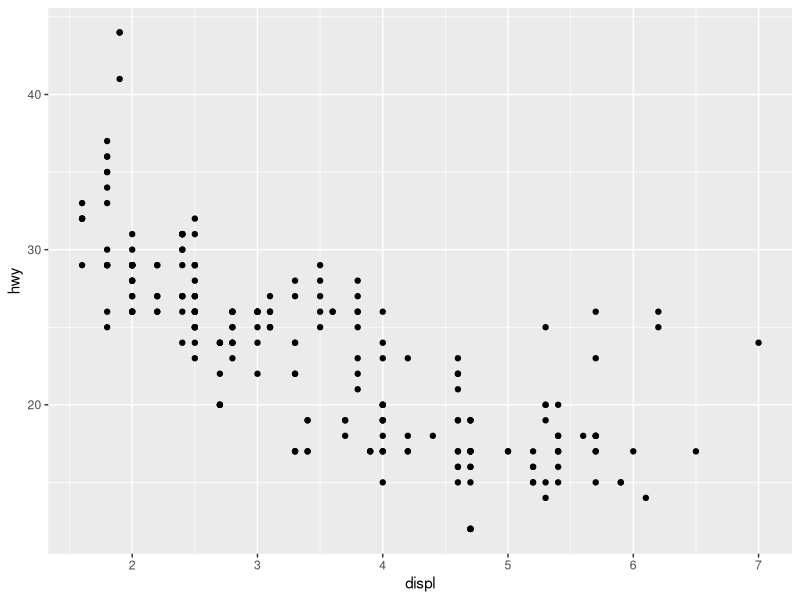
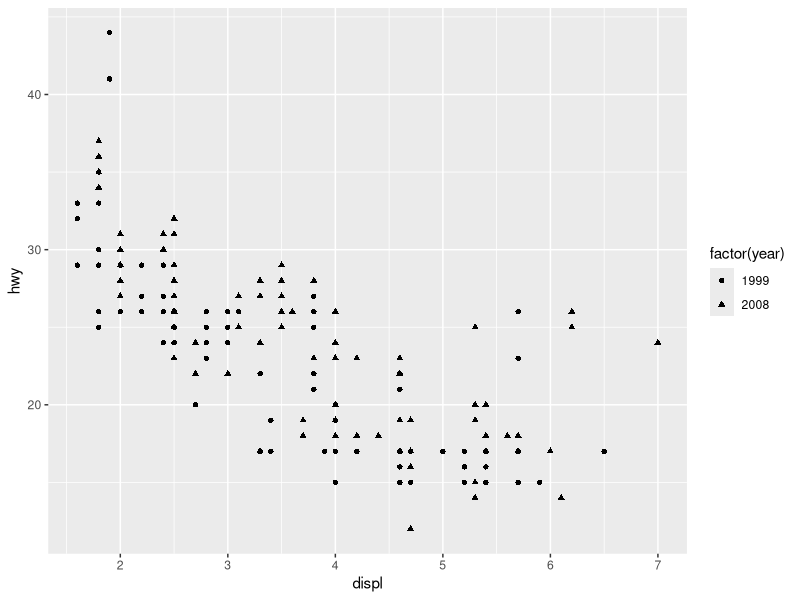
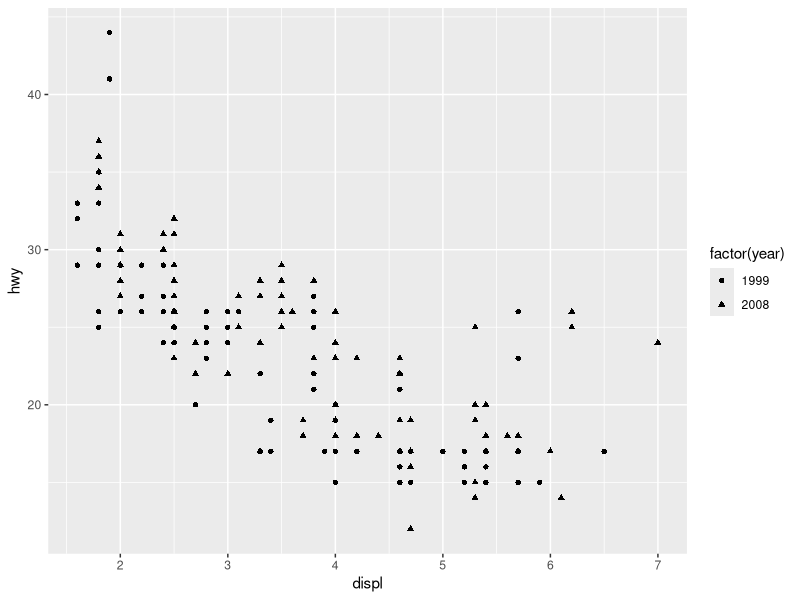
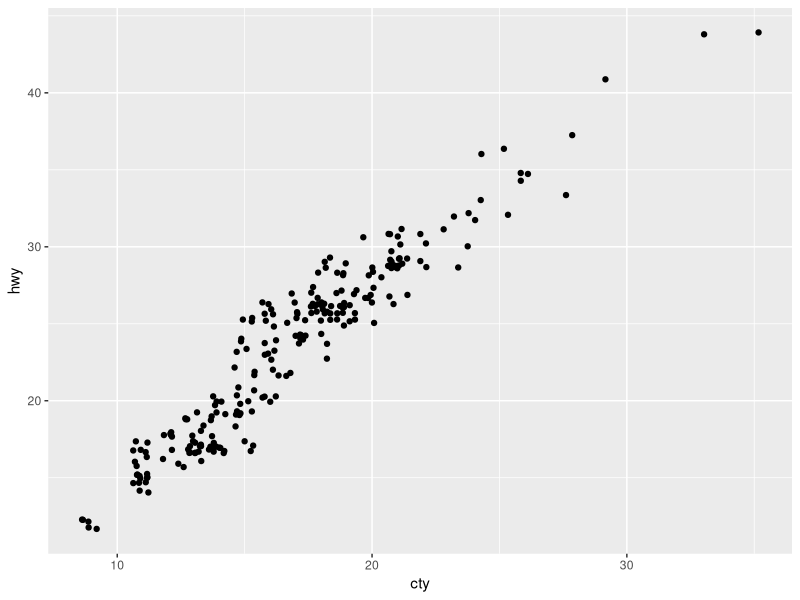

Write the R code that produced these figures, in order. (Note: this script raises an error after producing the figures.)
library(ggplot2)

# Really basic scatterplot of engine size (displ) against highway mileage
# (hwy) from data in ggplot2's 'mpg' dataset.
qplot(displ, hwy, data=mpg)

# Add year of manufacture as a factor
qplot(displ,hwy, data=mpg, shape=factor(year))

# Building up a plot using layers
# A layer consists of five elements:
# Data
# Aesthetic Mapping (aes)
# Statistical Transformation (stat)
# Geometric Object (stat) - type of plot
# Position Adjustment
p <- ggplot()
p + geom_point(data=mpg, aes(displ, hwy, shape=factor(year)))

# Scatterplot of city against highway mileage, with jitter to avoid points overlapping.
p <- ggplot(mpg)
p + geom_point(aes(cty, hwy), position='jitter')

# IMDB movie histogram
p <- ggplot(movies)
p + stat_bin(aes(year, ..count..))
# Could also use
# p + geom_histogram(aes(year))
